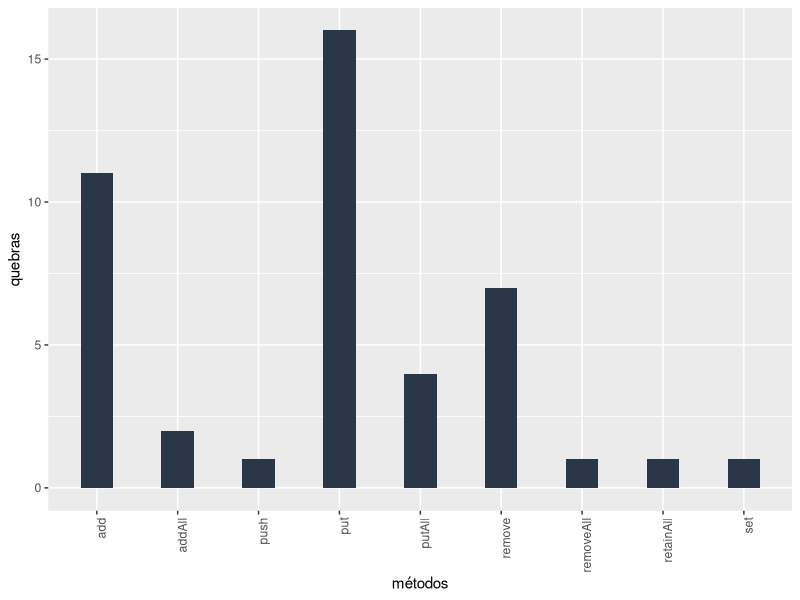

R code for this plot:
library(ggplot2)
setwd("/home/shotaro/myProjects/TCC/pesquisa/scripts/")
csv_data<-read.csv("inputs/metodos-quebras.csv",header=T, sep = ",")
data<-data.frame(methods<-csv_data$methods, breaks<-csv_data$breaks.count)
ggplot(data, aes(x=methods, y=breaks)) + 
  geom_bar(stat="identity", fill="#293749", width=0.4) +
  labs(x="métodos", y="quebras") +
  theme(axis.text.x=element_text(angle=90, hjust=1))